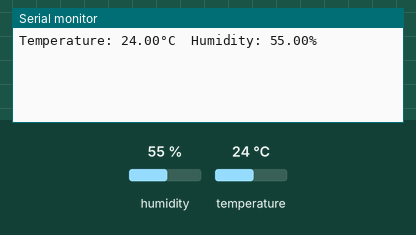
Simulated run of this sketch. Board: Arduino Mega 2560, built with avr-gcc and run on an emulated ATmega2560. Parts: the last lines printed to the serial monitor. Inputs (shaded band) come from the test bench; at power-on: humidity 55 %, temperature 24 °C.

Above: at 3.2 s.
3.3 s: humidity set to 22 %
At 5.4 s:
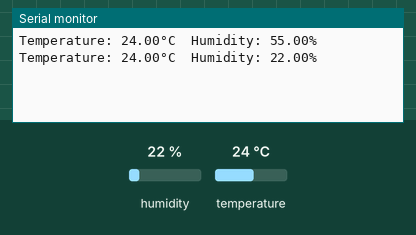
6.0 s: temperature set to 12 °C
At 7.4 s:
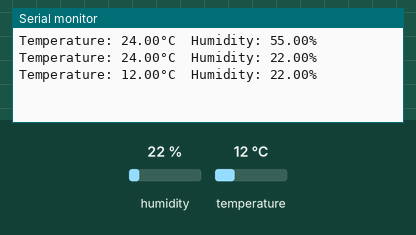
8.7 s: humidity set to 40 %
At 11.3 s:
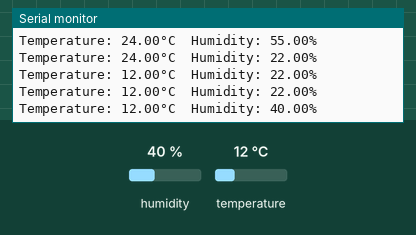
Timing chart, 0 to 12.8 s (numbered marks = the images above; inputs shaded):
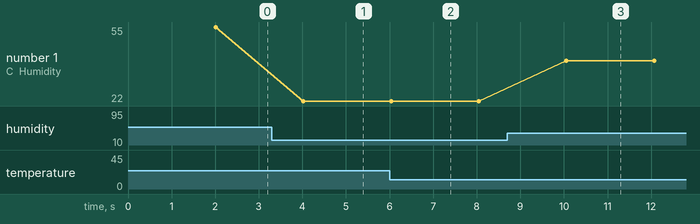

The sketch:

testDHT11_code.ino
```cpp
#include <DHTesp.h>

#define DHTPIN 42        // GPIO pin connected to DHT11 //GPIO 21  GPIO 22 GPIO 13  GPIO 27  GPIO 32  GPIO 33  GPIO 23  GPIO 25  GPIO 14  GPIO 12//
#define DHTTYPE DHT11    // DHT 11

DHTesp dht;

void setup() {
  Serial.begin(115200); // Initialize Serial Monitor
  delay(2000);          // Wait for the sensor to stabilize
  dht.setup(DHTPIN, DHTesp::DHT11); // Initialize DHT sensor
}

void loop() {
  // Read temperature and humidity
  TempAndHumidity data = dht.getTempAndHumidity();

  // Check if the reading failed
  if (isnan(data.temperature) || isnan(data.humidity)) {
    Serial.println("Failed to read from DHT sensor!");
    return;
  }

  // Display readings on Serial Monitor
  Serial.print("Temperature: ");
  Serial.print(data.temperature);
  Serial.print("°C  Humidity: ");
  Serial.print(data.humidity);
  Serial.println("%");

  // Wait a few seconds between measurements
  delay(2000);
}
```

Measured:
- after the input at 3.3 s, the serial monitor: prints a new line after 0.72 s (image 1)
- after the input at 6.0 s, the serial monitor: prints a new line at once (image 2)
- after the input at 8.7 s, the serial monitor: prints a new line after 1.4 s (image 3)
- plotted number 1: 55 → 22 after the input at 3.3 s, 22 → 40 after the input at 8.7 s
